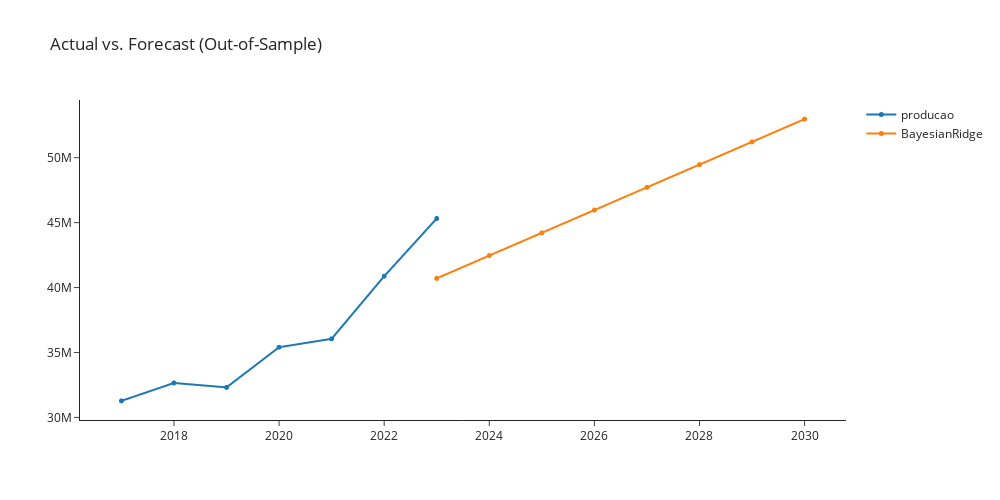

The code cell stored with this chart in its notebook:
### Markdown cell above
## br_cds_dt

### Code cell
br_cds_dt = exp.create_model('br_cds_dt')
exp.plot_model(plot = 'decomp', 
               data_kwargs = {'type' : 'multiplicative'},
               fig_kwargs = {"height":500,"width":1000,"template": "simple_white","hoverinfo":"none","big_data_threshold":10})
exp.plot_model(estimator = br_cds_dt, 
               plot = 'forecast', 
               data_kwargs = {'fh' : 8},
               fig_kwargs = {"height":500,"width":1000,"template": "simple_white","hoverinfo":"none","big_data_threshold":10})

### Figure 1 — Plotly figure (JSON) as saved in the notebook; plotly's stock layout.template omitted (floating-point values rounded to 4 significant figures)
{"data": [{"hoverinfo": "none", "line": {"width": 2}, "marker": {"size": 5}, "mode": "lines+markers", "name": "producao", "type": "scattergl", "x": [2017, 2018, 2019, 2020, 2021, 2022, 2023, 2024, 2025, 2026, 2027, 2028, 2029, 2030], "xaxis": "x", "y": [31271827, 32650425, 32310076, 35403507, 36051673, 40872194, 45316887, null, null, null, null, null, null, null], "yaxis": "y"}, {"hoverinfo": "none", "line": {"width": 2}, "marker": {"size": 5}, "mode": "lines+markers", "name": "BayesianRidge", "type": "scattergl", "x": [2017, 2018, 2019, 2020, 2021, 2022, 2023, 2024, 2025, 2026, 2027, 2028, 2029, 2030], "xaxis": "x", "y": [null, null, null, null, null, null, 40710000.0, 42460000.0, 44210000.0, 45970000.0, 47720000.0, 49470000.0, 51220000.0, 52970000.0], "yaxis": "y"}], "layout": {"autosize": false, "height": 500, "showlegend": true, "title": {"text": "Actual vs. Forecast (Out-of-Sample)"}, "width": 1000, "xaxis": {"anchor": "y", "domain": [0, 1]}, "yaxis": {"anchor": "x", "domain": [0, 1]}}}
